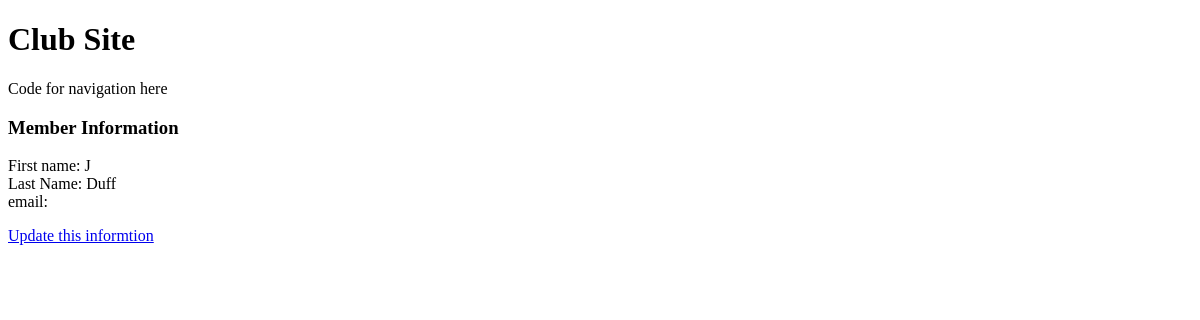
The app's page /clubmanager/member/id/1, older data.
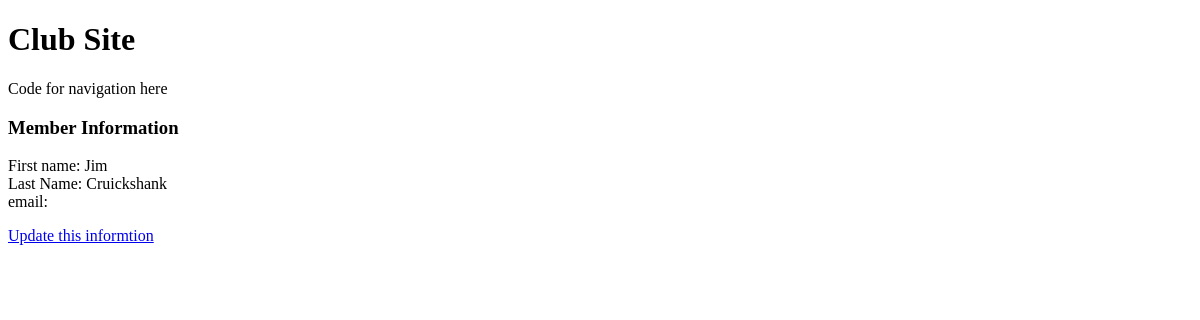
The same page, newer data.
### clubmanager/models.py (models this page shows)
class Member(models.Model):
    first_name = models.CharField(max_length=50)
    last_name = models.CharField(max_length=50)
    date_of_birth = models.DateField(null=True,blank=True)# we allow this field to be null

### clubmanager/views.py (the view)
# urls.py: path('member/id/<int:member_id>', views.member, name="member_profile"),
def member(request,member_id):
    member = Member.objects.get(id=member_id)
    response = render(request,'clubmanager/member_detail.html',{
        'member':member
        })
    return response

### clubmanager/templates/clubmanager/member_detail.html
{% extends "base.html" %}
{% block content %}
<h3>Member Information</h3>
        <div id="member detail">
        <div id="member first_name"> First name: {{ member.first_name}}</div>
        <div id="member last_name"> Last Name: {{member.last_name}}</div>
        <div id="member email">email: {{member.email}}</div>
</div>
<p><a href = "{% url 'member_update' member_id=member.id %}">Update this informtion</a>
{% endblock %}

### templates/base.html (shortened to what this page needs)
<!doctype html>
<html>
    <head>
    </head>
    <body>
        <div id="Heading">
            <h1>Club Site</h1>
        </div>
        <div id="navigation">
            Code for navigation here
        </div>
        <div id="content">
            {% block content %}{% endblock %}
        </div>
    </body>
</html>

Row changes from the older to the newer data that the page shows:
changed Member: first_name "J" → "Jim"; last_name "Duff" → "Cruickshank"
